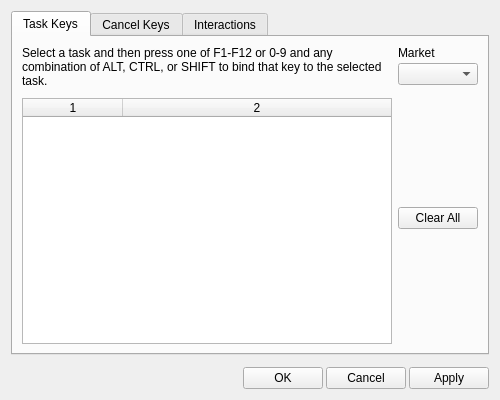
<?xml version="1.0" encoding="UTF-8"?>
<ui version="4.0">
 <class>SimplifiedKeyBindingsDialog</class>
 <widget class="QWidget" name="SimplifiedKeyBindingsDialog">
  <property name="geometry">
   <rect>
    <x>0</x>
    <y>0</y>
    <width>500</width>
    <height>400</height>
   </rect>
  </property>
  <property name="minimumSize">
   <size>
    <width>500</width>
    <height>400</height>
   </size>
  </property>
  <property name="maximumSize">
   <size>
    <width>500</width>
    <height>400</height>
   </size>
  </property>
  <property name="windowTitle">
   <string>Key Bindings</string>
  </property>
  <property name="windowIcon">
   <iconset resource="../../Resources/Resources.qrc">
    <normaloff>:/icons/keyboard_key.png</normaloff>:/icons/keyboard_key.png</iconset>
  </property>
  <layout class="QVBoxLayout" name="verticalLayout">
   <property name="spacing">
    <number>12</number>
   </property>
   <item>
    <widget class="QTabWidget" name="m_tabs">
     <property name="currentIndex">
      <number>0</number>
     </property>
     <widget class="QWidget" name="m_taskTab">
      <attribute name="title">
       <string>Task Keys</string>
      </attribute>
      <layout class="QHBoxLayout" name="horizontalLayout_2">
       <item>
        <layout class="QVBoxLayout" name="m_taskBindingsLayout">
         <item>
          <widget class="QLabel" name="m_taskInstructionsLabel">
           <property name="text">
            <string>Select a task and then press one of F1-F12 or 0-9 and any combination of ALT, CTRL, or SHIFT to bind that key to the selected task.</string>
           </property>
           <property name="wordWrap">
            <bool>true</bool>
           </property>
          </widget>
         </item>
         <item>
          <spacer name="m_taskHeaderSpacer">
           <property name="orientation">
            <enum>Qt::Vertical</enum>
           </property>
           <property name="sizeType">
            <enum>QSizePolicy::Fixed</enum>
           </property>
           <property name="sizeHint" stdset="0">
            <size>
             <width>20</width>
             <height>4</height>
            </size>
           </property>
          </spacer>
         </item>
         <item>
          <widget class="QTableWidget" name="m_taskBindingsTable">
           <property name="editTriggers">
            <set>QAbstractItemView::NoEditTriggers</set>
           </property>
           <property name="selectionMode">
            <enum>QAbstractItemView::SingleSelection</enum>
           </property>
           <property name="selectionBehavior">
            <enum>QAbstractItemView::SelectRows</enum>
           </property>
           <property name="showGrid">
            <bool>false</bool>
           </property>
           <property name="gridStyle">
            <enum>Qt::NoPen</enum>
           </property>
           <property name="rowCount">
            <number>0</number>
           </property>
           <property name="columnCount">
            <number>2</number>
           </property>
           <attribute name="horizontalHeaderHighlightSections">
            <bool>false</bool>
           </attribute>
           <attribute name="horizontalHeaderStretchLastSection">
            <bool>true</bool>
           </attribute>
           <attribute name="verticalHeaderVisible">
            <bool>false</bool>
           </attribute>
           <attribute name="verticalHeaderHighlightSections">
            <bool>false</bool>
           </attribute>
           <column/>
           <column/>
          </widget>
         </item>
        </layout>
       </item>
       <item>
        <layout class="QVBoxLayout" name="m_taskButtonsLayout">
         <item>
          <layout class="QVBoxLayout" name="m_taskMarketLayout">
           <property name="spacing">
            <number>3</number>
           </property>
           <item>
            <widget class="QLabel" name="m_taskMarketLabel">
             <property name="text">
              <string>Market</string>
             </property>
            </widget>
           </item>
           <item>
            <widget class="QComboBox" name="m_taskMarketComboBox"/>
           </item>
          </layout>
         </item>
         <item>
          <spacer name="m_taskClearTopSpacer">
           <property name="orientation">
            <enum>Qt::Vertical</enum>
           </property>
           <property name="sizeHint" stdset="0">
            <size>
             <width>20</width>
             <height>40</height>
            </size>
           </property>
          </spacer>
         </item>
         <item>
          <widget class="QPushButton" name="m_taskClearButton">
           <property name="text">
            <string>Clear All</string>
           </property>
          </widget>
         </item>
         <item>
          <spacer name="m_taskClearBottomSpacer">
           <property name="orientation">
            <enum>Qt::Vertical</enum>
           </property>
           <property name="sizeHint" stdset="0">
            <size>
             <width>20</width>
             <height>40</height>
            </size>
           </property>
          </spacer>
         </item>
        </layout>
       </item>
      </layout>
     </widget>
     <widget class="QWidget" name="m_cancelTab">
      <attribute name="title">
       <string>Cancel Keys</string>
      </attribute>
      <layout class="QHBoxLayout" name="horizontalLayout">
       <item>
        <layout class="QVBoxLayout" name="m_cancelsBindingsLayout">
         <item>
          <widget class="QLabel" name="m_cancelsInstructionsLabel">
           <property name="text">
            <string>Select a cancel type and press one of ESC or F1-F12 or 0-9 and any combination of ALT, CTRL, or SHIFT to bind that key to the cancel type.</string>
           </property>
           <property name="wordWrap">
            <bool>true</bool>
           </property>
          </widget>
         </item>
         <item>
          <spacer name="m_cancelsHeaderSpacer">
           <property name="orientation">
            <enum>Qt::Vertical</enum>
           </property>
           <property name="sizeType">
            <enum>QSizePolicy::Fixed</enum>
           </property>
           <property name="sizeHint" stdset="0">
            <size>
             <width>20</width>
             <height>4</height>
            </size>
           </property>
          </spacer>
         </item>
         <item>
          <widget class="QTableWidget" name="m_cancelsBindingsTable">
           <property name="editTriggers">
            <set>QAbstractItemView::NoEditTriggers</set>
           </property>
           <property name="selectionMode">
            <enum>QAbstractItemView::SingleSelection</enum>
           </property>
           <property name="selectionBehavior">
            <enum>QAbstractItemView::SelectRows</enum>
           </property>
           <property name="showGrid">
            <bool>false</bool>
           </property>
           <property name="gridStyle">
            <enum>Qt::NoPen</enum>
           </property>
           <property name="rowCount">
            <number>0</number>
           </property>
           <property name="columnCount">
            <number>2</number>
           </property>
           <attribute name="horizontalHeaderHighlightSections">
            <bool>false</bool>
           </attribute>
           <attribute name="horizontalHeaderStretchLastSection">
            <bool>true</bool>
           </attribute>
           <attribute name="verticalHeaderVisible">
            <bool>false</bool>
           </attribute>
           <attribute name="verticalHeaderHighlightSections">
            <bool>false</bool>
           </attribute>
           <column/>
           <column/>
          </widget>
         </item>
        </layout>
       </item>
       <item>
        <layout class="QVBoxLayout" name="m_clearCancelsLayout">
         <item>
          <spacer name="m_clearCancelsTopSpacer">
           <property name="orientation">
            <enum>Qt::Vertical</enum>
           </property>
           <property name="sizeHint" stdset="0">
            <size>
             <width>20</width>
             <height>40</height>
            </size>
           </property>
          </spacer>
         </item>
         <item>
          <widget class="QPushButton" name="m_clearCancelsButton">
           <property name="text">
            <string>Clear All</string>
           </property>
          </widget>
         </item>
         <item>
          <spacer name="m_clearCancelsBottomSpacer">
           <property name="orientation">
            <enum>Qt::Vertical</enum>
           </property>
           <property name="sizeHint" stdset="0">
            <size>
             <width>20</width>
             <height>40</height>
            </size>
           </property>
          </spacer>
         </item>
        </layout>
       </item>
      </layout>
     </widget>
     <widget class="QWidget" name="m_interactionsTab">
      <attribute name="title">
       <string>Interactions</string>
      </attribute>
      <layout class="QVBoxLayout" name="verticalLayout_2">
       <item>
        <widget class="Spire::InteractionsWidget" name="m_interactionsWidget" native="true"/>
       </item>
      </layout>
     </widget>
    </widget>
   </item>
   <item>
    <layout class="QHBoxLayout" name="m_buttonLayout">
     <property name="spacing">
      <number>3</number>
     </property>
     <item>
      <spacer name="m_buttonSpacer">
       <property name="orientation">
        <enum>Qt::Horizontal</enum>
       </property>
       <property name="sizeHint" stdset="0">
        <size>
         <width>40</width>
         <height>20</height>
        </size>
       </property>
      </spacer>
     </item>
     <item>
      <widget class="QPushButton" name="m_okButton">
       <property name="text">
        <string>OK</string>
       </property>
      </widget>
     </item>
     <item>
      <widget class="QPushButton" name="m_cancelButton">
       <property name="text">
        <string>Cancel</string>
       </property>
      </widget>
     </item>
     <item>
      <widget class="QPushButton" name="m_applyButton">
       <property name="text">
        <string>Apply</string>
       </property>
      </widget>
     </item>
    </layout>
   </item>
  </layout>
 </widget>
 <customwidgets>
  <customwidget>
   <class>Spire::InteractionsWidget</class>
   <extends>QWidget</extends>
   <header>Spire/KeyBindings/InteractionsWidget.hpp</header>
   <container>1</container>
  </customwidget>
 </customwidgets>
 <resources>
  <include location="../../Resources/Resources.qrc"/>
 </resources>
 <connections/>
</ui>
